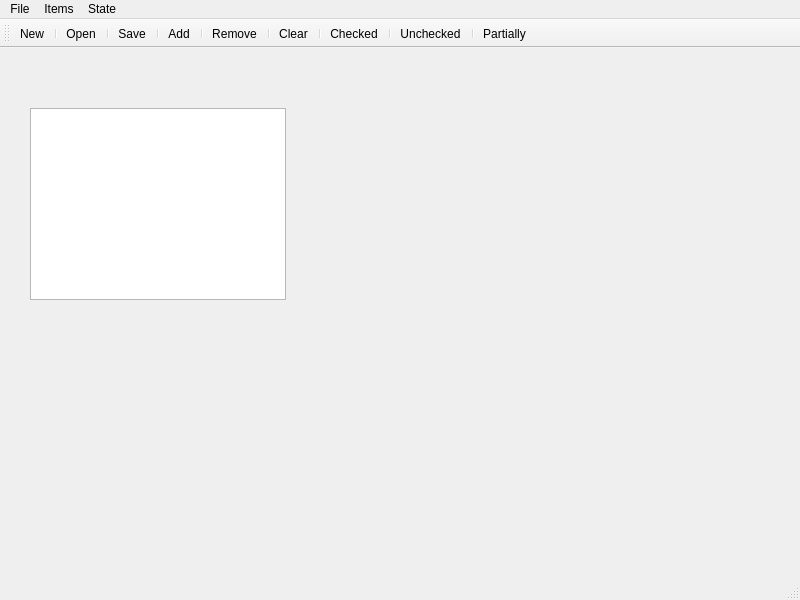
<?xml version="1.0" encoding="UTF-8"?>
<ui version="4.0">
 <class>MainWindow1</class>
 <widget class="QMainWindow" name="MainWindow1">
  <property name="geometry">
   <rect>
    <x>0</x>
    <y>0</y>
    <width>800</width>
    <height>600</height>
   </rect>
  </property>
  <property name="windowTitle">
   <string>MainWindow</string>
  </property>
  <widget class="QWidget" name="centralwidget">
   <widget class="QListWidget" name="listWidget">
    <property name="geometry">
     <rect>
      <x>30</x>
      <y>60</y>
      <width>256</width>
      <height>192</height>
     </rect>
    </property>
   </widget>
  </widget>
  <widget class="QMenuBar" name="menubar">
   <property name="geometry">
    <rect>
     <x>0</x>
     <y>0</y>
     <width>800</width>
     <height>26</height>
    </rect>
   </property>
   <widget class="QMenu" name="menuFile">
    <property name="title">
     <string>File</string>
    </property>
    <addaction name="actionNew"/>
    <addaction name="actionOpen"/>
    <addaction name="actionSave"/>
    <addaction name="separator"/>
    <addaction name="actionExit"/>
   </widget>
   <widget class="QMenu" name="menuItems">
    <property name="title">
     <string>Items</string>
    </property>
    <addaction name="actionAdd"/>
    <addaction name="actionRemove"/>
    <addaction name="separator"/>
    <addaction name="actionClear"/>
   </widget>
   <widget class="QMenu" name="menuState">
    <property name="title">
     <string>State</string>
    </property>
    <addaction name="actionChecked"/>
    <addaction name="actionUnchecked"/>
    <addaction name="actionPartelly"/>
   </widget>
   <addaction name="menuFile"/>
   <addaction name="menuItems"/>
   <addaction name="menuState"/>
  </widget>
  <widget class="QStatusBar" name="statusbar"/>
  <widget class="QToolBar" name="toolBar">
   <property name="windowTitle">
    <string>toolBar</string>
   </property>
   <attribute name="toolBarArea">
    <enum>TopToolBarArea</enum>
   </attribute>
   <attribute name="toolBarBreak">
    <bool>false</bool>
   </attribute>
   <addaction name="actionNew"/>
   <addaction name="separator"/>
   <addaction name="actionOpen"/>
   <addaction name="separator"/>
   <addaction name="actionSave"/>
   <addaction name="separator"/>
   <addaction name="actionAdd"/>
   <addaction name="separator"/>
   <addaction name="actionRemove"/>
   <addaction name="separator"/>
   <addaction name="actionClear"/>
   <addaction name="separator"/>
   <addaction name="actionChecked"/>
   <addaction name="separator"/>
   <addaction name="actionUnchecked"/>
   <addaction name="separator"/>
   <addaction name="actionPartelly"/>
  </widget>
  <action name="actionNew">
   <property name="icon">
    <iconset>
     <normaloff>../img/new.png</normaloff>../img/new.png</iconset>
   </property>
   <property name="text">
    <string>New</string>
   </property>
  </action>
  <action name="actionOpen">
   <property name="icon">
    <iconset>
     <normaloff>../img/openhazem.png</normaloff>../img/openhazem.png</iconset>
   </property>
   <property name="text">
    <string>Open</string>
   </property>
  </action>
  <action name="actionSave">
   <property name="icon">
    <iconset>
     <normaloff>../img/savehazem.png</normaloff>../img/savehazem.png</iconset>
   </property>
   <property name="text">
    <string>Save</string>
   </property>
  </action>
  <action name="actionExit">
   <property name="icon">
    <iconset>
     <normaloff>../img/cancel.png</normaloff>../img/cancel.png</iconset>
   </property>
   <property name="text">
    <string>Exit</string>
   </property>
  </action>
  <action name="actionAdd">
   <property name="icon">
    <iconset>
     <normaloff>../img/addhazem.png</normaloff>../img/addhazem.png</iconset>
   </property>
   <property name="text">
    <string>Add</string>
   </property>
  </action>
  <action name="actionRemove">
   <property name="icon">
    <iconset>
     <normaloff>../img/page_delete.png</normaloff>../img/page_delete.png</iconset>
   </property>
   <property name="text">
    <string>Remove</string>
   </property>
  </action>
  <action name="actionClear">
   <property name="icon">
    <iconset>
     <normaloff>../img/page_refresh.png</normaloff>../img/page_refresh.png</iconset>
   </property>
   <property name="text">
    <string>Clear</string>
   </property>
  </action>
  <action name="actionChecked">
   <property name="icon">
    <iconset>
     <normaloff>../img/pencil_add.png</normaloff>../img/pencil_add.png</iconset>
   </property>
   <property name="text">
    <string>Checked</string>
   </property>
  </action>
  <action name="actionUnchecked">
   <property name="icon">
    <iconset>
     <normaloff>../img/pencil_delete.png</normaloff>../img/pencil_delete.png</iconset>
   </property>
   <property name="text">
    <string>Unchecked</string>
   </property>
  </action>
  <action name="actionPartelly">
   <property name="icon">
    <iconset>
     <normaloff>../img/pencil_go.png</normaloff>../img/pencil_go.png</iconset>
   </property>
   <property name="text">
    <string>Partially</string>
   </property>
  </action>
 </widget>
 <resources/>
 <connections/>
</ui>
